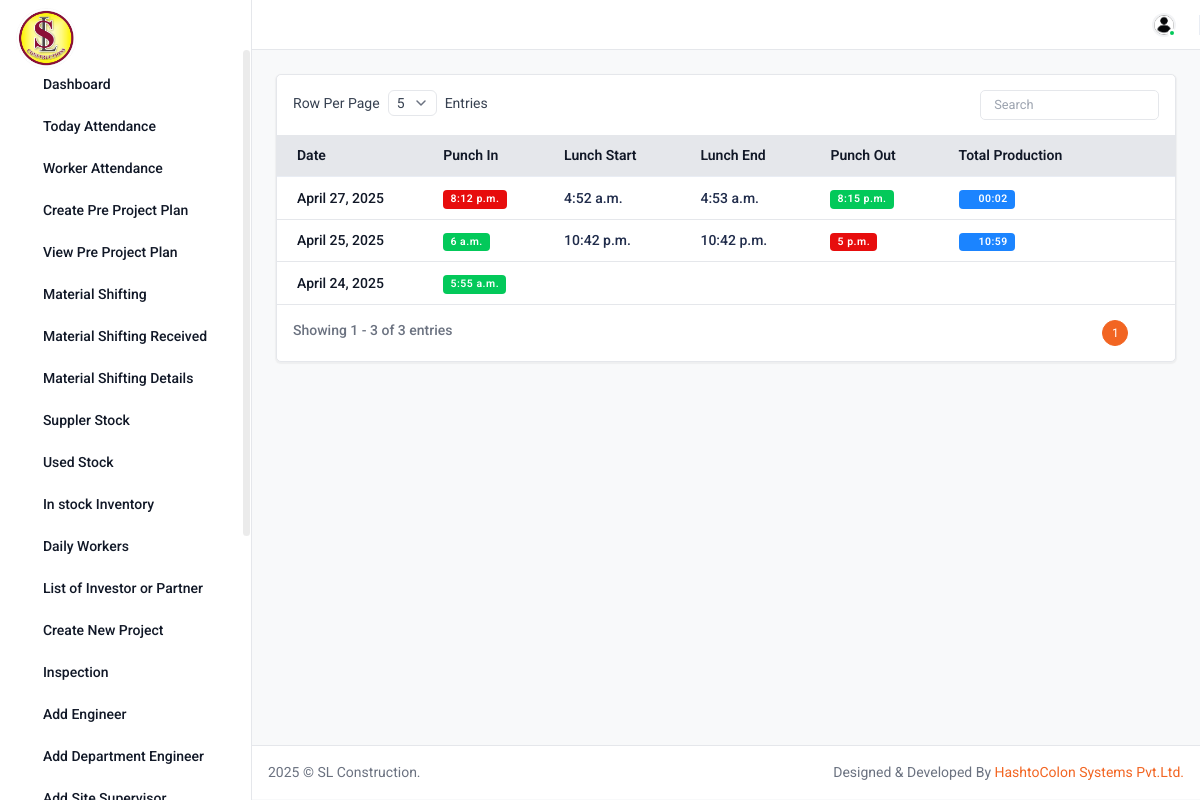
The app's page /user_attendance/ (signed in), older data.
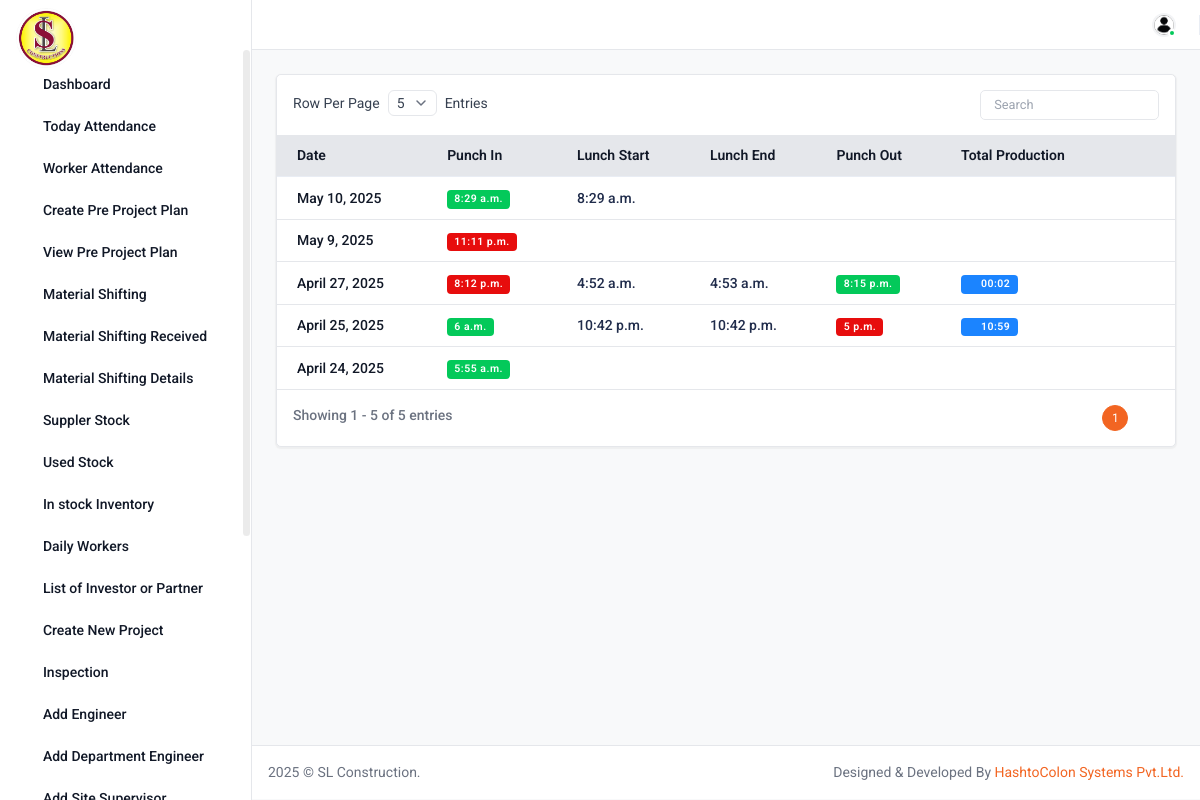
The same page, newer data.
### base/models.py (models this page shows, shortened)
class Attendance(models.Model):
   user = models.ForeignKey(User, on_delete=models.CASCADE)
   project = models.ForeignKey(Project, blank=True, null=True, on_delete=models.CASCADE , related_name="project_attendance")
   project_lunch_start= models.ForeignKey(Project, blank=True, null=True, on_delete=models.CASCADE , related_name="lunch_start")
   project_lunch_end= models.ForeignKey(Project, blank=True, null=True, on_delete=models.CASCADE , related_name="lunch_end")
   project_punch_out= models.ForeignKey(Project, blank=True, null=True, on_delete=models.CASCADE , related_name="punch_out")
   date = models.DateField(default=timezone.now)
   punch_in = models.TimeField(null=True, blank=True)
   lunch_start = models.TimeField(null=True, blank=True)
   lunch_end = models.TimeField(null=True, blank=True)
   punch_out = models.TimeField(null=True, blank=True)
   punch_in_photo = models.ImageField(upload_to='attendance/' ,blank=True,)
   punch_out_photo= models.ImageField(upload_to='attendance/' ,blank=True,)
   lunch_in_photo= models.ImageField(upload_to='attendance/' ,blank=True,)
   lunch_out_photo= models.ImageField(upload_to='attendance/' ,blank=True,)
   punch_in_lon=models.CharField(max_length=255, default="", blank=True)
   punch_in_lat=models.CharField(max_length=255, default="", blank=True)
   punch_out_lon=models.CharField(max_length=255, default="", blank=True)
   punch_out_lat=models.CharField(max_length=255, default="", blank=True)
   lunch_start_lon=models.CharField(max_length=255, default="", blank=True)
   lunch_start_lat=models.CharField(max_length=255, default="", blank=True)
   lunch_end_lon=models.CharField(max_length=255, default="", blank=True)
   lunch_end_lat=models.CharField(max_length=255, default="", blank=True)
   def get_work_duration(self):
        if self.punch_in and self.punch_out:
            punch_in_dt = datetime.datetime.combine(self.date, self.punch_in)
            punch_out_dt = datetime.datetime.combine(self.date, self.punch_out)
            work_duration = punch_out_dt - punch_in_dt
            lunch_duration = datetime.timedelta()
            if self.lunch_start and self.lunch_end:
                lunch_start_dt = datetime.datetime.combine(self.date, self.lunch_start)
                lunch_end_dt = datetime.datetime.combine(self.date, self.lunch_end)
                lunch_duration = lunch_end_dt - lunch_start_dt
            return work_duration - lunch_duration
        return None
   def formatted_work_duration(self):
        duration = self.get_work_duration()
        if duration:
            total_seconds = int(duration.total_seconds())
            hours, remainder = divmod(total_seconds, 3600)
            minutes = remainder // 60
            return f"{hours:02}:{minutes:02}"
        return False

### base/views.py (the view)
# urls.py: path("user_attendance/",views.user_attendance, name="user_attendance"),
@login_required
def user_attendance(request):
    post=Attendance.objects.filter(user=request.user).order_by('-id')
    return render(request, "attednance-tabel.html",{"post":post,})

### templates/attednance-tabel.html
{% extends "base.html" %}
{% load static %}
{% load widget_tweaks %}
{% block content %}
<div class="content">
      <div class="row">
    <div class="col-sm-12">
     <div class="card ">
        <div class="card-body p-0">
          <div class="custom-datatable-filter table-responsive">
            <table class="table attdatatable">
              <thead class="thead-light">
                <tr>
                  <th>Date </th>
                  <th>Punch In </th>
                  <th>Lunch Start</th>
                  <th>Lunch End</th>
                  <th>Punch Out </th>
                  <th>Total Production</th>
                  <th></th>
                </tr>
              </thead>
              <tbody>
                {% for posts in post %}
              <tr>
                  <td><h6 class="fw-medium">  <a href="{% url 'base:attendance_details' posts.pk %}">
                    {{posts.date}}</h6></a></h6></td>
                  <td>
                    {% if posts.punch_in %}
                    <h6 class="badge  d-inline-flex align-items-center {% if  posts.punch_in|date:"H:i" <= "09:15"%}badge-success {% else %} badge-danger {% endif %} ">{{posts.punch_in}}</h6>
                    {% endif %}
                  </td>
                  <td>
                  {% if  posts.lunch_start%}
                    <h6 class="fw-medium">{{posts.lunch_start}}</h6>
                    {% endif %}
                  </td>
                  <td>
                  {% if  posts.lunch_end%}
                    <h6 class="fw-medium">{{posts.lunch_end}}</h6>
                    {% endif %}
                  </td>
                  <td>
                  {% if  posts.punch_out%}
                    <h6  class="badge  d-inline-flex align-items-center {% if  posts.punch_out|date:"H:i" <= "18:00"%}badge-danger {% else %} badge-success {% endif %} ">{{posts.punch_out}}</h6>
                    {% endif  %}
                  </td>
                    <td>
                    {% if posts.formatted_work_duration %}
                        <span class="badge  d-inline-flex align-items-center badge-info ">
                          <i class="ti ti-clock-hour-11 me-1"></i> {{posts.formatted_work_duration}} </span>
                    {% endif %}
                  </td>
                  <td>
                    {% if posts.formatted_work_duration %}
                            <a href="{% url 'base:attendance_details' posts.pk %}"
                            ><i class="ti ti-eye text-danger fs-18"></i
                              ></a>
                    {% endif %}
                  </td>
                 </tr>
                {% endfor %}
              </tbody>
            </table>
          </div>
        </div>
      </div>
    </div>
  </div>
</div >
{% endblock content %}

Row changes from the older to the newer data that the page shows:
added Attendance: date "May 10, 2025", punch_in "8:29 a.m.", lunch_start "8:29 a.m."
added Attendance: date "May 9, 2025", punch_in "11:11 p.m."
Text that changed along with them:
text written by a page script: "Row Per Page Entries Showing 1 - 3 of 3 entries 1" → "Row Per Page Entries Showing 1 - 5 of 5 entries 1"
